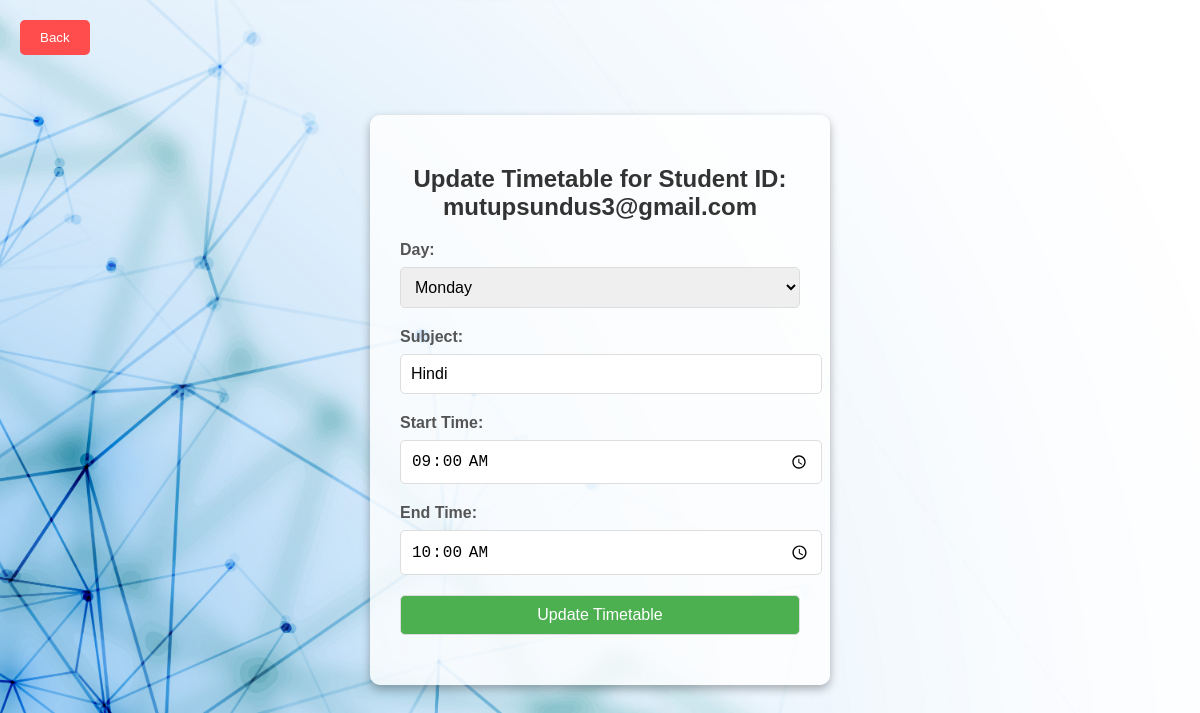
Screenshot of /update_timetable.php?id=220911400&student_email=mutupsundus3@gmail.com with the database file from the repository.
### tables this page shows
CREATE TABLE `timetable` (
  `id` int(11) NOT NULL,
  `student_id` int(11) NOT NULL,
  `day` varchar(10) NOT NULL,
  `subject` varchar(15) NOT NULL,
  `start_time` time NOT NULL,
  `end_time` time NOT NULL
);

### update_timetable.php (the view, shortened to what this page needs)
<?php
include 'connect.php';
$student_id = $_GET['id'];
$student_email = $_GET['student_email'];
$query = "SELECT * FROM timetable WHERE student_id = :student_id";
$stmt = $pdo->prepare($query);
$stmt->execute([':student_id' => $student_id]);
$timetable = $stmt->fetch(PDO::FETCH_ASSOC);
?>
<!DOCTYPE html>
<html lang="en">
<head>
</head>
<body>
<button class="back-btn" onclick="window.location.href='control.php'">Back</button>
<div class="form-container">
    <h2>Update Timetable for Student ID: <?php echo htmlspecialchars($student_email); ?></h2>
    <form method="post" action="">
        <label for="day">Day:</label>
        <select name="day" id="day">
            <option value="Monday" <?php if ($timetable['day'] == 'Monday') echo 'selected'; ?>>Monday</option>
        </select>
        <label for="subject">Subject:</label>
        <input type="text" name="subject" id="subject" value="<?php echo htmlspecialchars($timetable['subject']); ?>">
        <label for="start_time">Start Time:</label>
        <input type="time" name="start_time" id="start_time" value="<?php echo htmlspecialchars($timetable['start_time']); ?>">
        <label for="end_time">End Time:</label>
        <input type="time" name="end_time" id="end_time" value="<?php echo htmlspecialchars($timetable['end_time']); ?>">
        <input type="submit" value="Update Timetable">
    </form>
</div>
</body>
</html>

### update_timetable.php (style rules this page uses)
body { background-image: url('login.jpg'); background-size: cover; background-position: center; font-family: Arial, sans-serif; margin: 0; padding: 0; height: 100vh; display: flex; justify-content: center; align-items: center; }
.form-container { background-color: rgba(255, 255, 255, 0.8); padding: 30px; border-radius: 10px; box-shadow: 0 4px 10px rgba(0, 0, 0, 0.3); max-width: 400px; width: 100%; }
.form-container h2 { text-align: center; color: #333; margin-bottom: 20px; }
.form-container label { display: block; margin-bottom: 8px; font-weight: bold; color: #555; }
.form-container input[type="text"], .form-container input[type="time"], .form-container select, .form-container input[type="submit"] { width: 100%; padding: 10px; margin-bottom: 20px; border-radius: 5px; border: 1px solid #ddd; font-size: 16px; }
.form-container input[type="submit"] { background-color: #4CAF50; color: white; cursor: pointer; }
.back-btn { position: absolute; top: 20px; left: 20px; padding: 10px 20px; background-color: #ff4d4d; color: white; border: none; border-radius: 5px; cursor: pointer; }

### rows the page displays
timetable: day "Monday", subject "Hindi", start_time "09:00:00", end_time "10:00:00"

### other values shown
$student_email "mutupsundus3@gmail.com"
